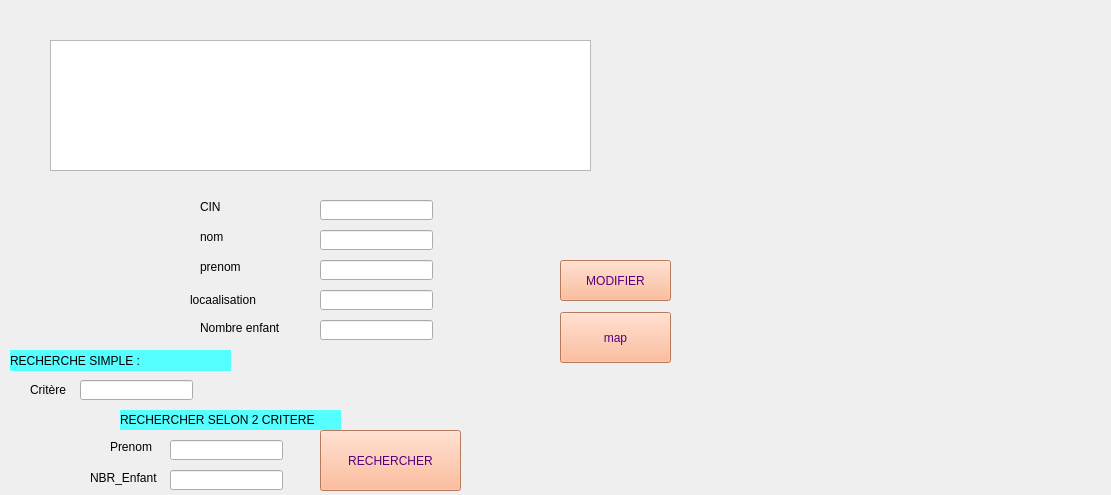
      <widget class="QWidget" name="page_14">
       <property name="geometry">
        <rect>
         <x>0</x>
         <y>0</y>
         <width>1111</width>
         <height>495</height>
        </rect>
       </property>
       <attribute name="label">
        <string>modiffier famille</string>
       </attribute>
       <widget class="QTableView" name="tabfam">
        <property name="geometry">
         <rect>
          <x>50</x>
          <y>40</y>
          <width>541</width>
          <height>131</height>
         </rect>
        </property>
       </widget>
       <widget class="QLineEdit" name="m1">
        <property name="geometry">
         <rect>
          <x>320</x>
          <y>200</y>
          <width>113</width>
          <height>20</height>
         </rect>
        </property>
       </widget>
       <widget class="QLineEdit" name="m2">
        <property name="geometry">
         <rect>
          <x>320</x>
          <y>230</y>
          <width>113</width>
          <height>20</height>
         </rect>
        </property>
       </widget>
       <widget class="QLineEdit" name="m3">
        <property name="geometry">
         <rect>
          <x>320</x>
          <y>260</y>
          <width>113</width>
          <height>20</height>
         </rect>
        </property>
       </widget>
       <widget class="QLineEdit" name="m4">
        <property name="geometry">
         <rect>
          <x>320</x>
          <y>290</y>
          <width>113</width>
          <height>20</height>
         </rect>
        </property>
       </widget>
       <widget class="QLineEdit" name="m5">
        <property name="geometry">
         <rect>
          <x>320</x>
          <y>320</y>
          <width>113</width>
          <height>20</height>
         </rect>
        </property>
       </widget>
       <widget class="QPushButton" name="pb_modifier">
        <property name="geometry">
         <rect>
          <x>560</x>
          <y>260</y>
          <width>111</width>
          <height>41</height>
         </rect>
        </property>
        <property name="styleSheet">
         <string notr="true">color: rgb(85, 0, 127);
background-color: rgb(255, 170, 127);
font: 75 12pt &quot;MS Shell Dlg 2&quot;;</string>
        </property>
        <property name="text">
         <string>MODIFIER</string>
        </property>
       </widget>
       <widget class="QLabel" name="label_7">
        <property name="geometry">
         <rect>
          <x>200</x>
          <y>200</y>
          <width>47</width>
          <height>14</height>
         </rect>
        </property>
        <property name="text">
         <string>CIN</string>
        </property>
       </widget>
       <widget class="QLabel" name="label_8">
        <property name="geometry">
         <rect>
          <x>200</x>
          <y>230</y>
          <width>47</width>
          <height>14</height>
         </rect>
        </property>
        <property name="text">
         <string>nom</string>
        </property>
       </widget>
       <widget class="QLabel" name="label_9">
        <property name="geometry">
         <rect>
          <x>200</x>
          <y>260</y>
          <width>47</width>
          <height>14</height>
         </rect>
        </property>
        <property name="text">
         <string>prenom</string>
        </property>
       </widget>
       <widget class="QLabel" name="label_10">
        <property name="geometry">
         <rect>
          <x>190</x>
          <y>290</y>
          <width>101</width>
          <height>20</height>
         </rect>
        </property>
        <property name="text">
         <string>locaalisation</string>
        </property>
       </widget>
       <widget class="QLabel" name="label_11">
        <property name="geometry">
         <rect>
          <x>200</x>
          <y>320</y>
          <width>91</width>
          <height>16</height>
         </rect>
        </property>
        <property name="text">
         <string>Nombre enfant</string>
        </property>
       </widget>
       <widget class="QLineEdit" name="rech">
        <property name="geometry">
         <rect>
          <x>80</x>
          <y>380</y>
          <width>113</width>
          <height>20</height>
         </rect>
        </property>
        <property name="text">
         <string/>
        </property>
       </widget>
       <widget class="QPushButton" name="map">
        <property name="geometry">
         <rect>
          <x>560</x>
          <y>312</y>
          <width>111</width>
          <height>51</height>
         </rect>
        </property>
        <property name="styleSheet">
         <string notr="true">color: rgb(85, 0, 127);
background-color: rgb(255, 170, 127);
font: 75 12pt &quot;MS Shell Dlg 2&quot;;
</string>
        </property>
        <property name="text">
         <string>map</string>
        </property>
       </widget>
       <widget class="QLabel" name="label_13">
        <property name="geometry">
         <rect>
          <x>30</x>
          <y>380</y>
          <width>41</width>
          <height>20</height>
         </rect>
        </property>
        <property name="text">
         <string>Critère</string>
        </property>
       </widget>
       <widget class="QWidget" name="widget_2" native="true">
        <property name="geometry">
         <rect>
          <x>830</x>
          <y>80</y>
          <width>241</width>
          <height>251</height>
         </rect>
        </property>
        <property name="styleSheet">
         <string notr="true">border-image: url(:/new/prefix1/pngegg (2).png);</string>
        </property>
       </widget>
       <widget class="QPushButton" name="cin">
        <property name="geometry">
         <rect>
          <x>320</x>
          <y>430</y>
          <width>141</width>
          <height>61</height>
         </rect>
        </property>
        <property name="styleSheet">
         <string notr="true">color: rgb(85, 0, 127);
background-color: rgb(255, 170, 127);
font: 75 12pt &quot;MS Shell Dlg 2&quot;;</string>
        </property>
        <property name="text">
         <string>RECHERCHER</string>
        </property>
       </widget>
       <widget class="QLineEdit" name="prenom">
        <property name="geometry">
         <rect>
          <x>170</x>
          <y>440</y>
          <width>113</width>
          <height>20</height>
         </rect>
        </property>
       </widget>
       <widget class="QLineEdit" name="cinn">
        <property name="geometry">
         <rect>
          <x>170</x>
          <y>470</y>
          <width>113</width>
          <height>20</height>
         </rect>
        </property>
       </widget>
       <widget class="QLabel" name="label_18">
        <property name="geometry">
         <rect>
          <x>90</x>
          <y>470</y>
          <width>71</width>
          <height>16</height>
         </rect>
        </property>
        <property name="text">
         <string>NBR_Enfant</string>
        </property>
       </widget>
       <widget class="QLabel" name="label_19">
        <property name="geometry">
         <rect>
          <x>110</x>
          <y>440</y>
          <width>47</width>
          <height>14</height>
         </rect>
        </property>
        <property name="text">
         <string>Prenom</string>
        </property>
       </widget>
       <widget class="QLabel" name="label_20">
        <property name="geometry">
         <rect>
          <x>120</x>
          <y>410</y>
          <width>221</width>
          <height>20</height>
         </rect>
        </property>
        <property name="styleSheet">
         <string notr="true">font: 75 10pt &quot;MS Shell Dlg 2&quot;;
background-color: rgb(85, 255, 255);</string>
        </property>
        <property name="text">
         <string>RECHERCHER SELON 2 CRITERE</string>
        </property>
       </widget>
       <widget class="QLabel" name="label_21">
        <property name="geometry">
         <rect>
          <x>10</x>
          <y>350</y>
          <width>221</width>
          <height>21</height>
         </rect>
        </property>
        <property name="styleSheet">
         <string notr="true">font: 75 10pt &quot;MS Shell Dlg 2&quot;;
background-color: rgb(85, 255, 255);
</string>
        </property>
        <property name="text">
         <string>RECHERCHE SIMPLE :</string>
        </property>
       </widget>
       <widget class="QWidget" name="widget_4" native="true">
        <property name="geometry">
         <rect>
          <x>10</x>
          <y>430</y>
          <width>71</width>
          <height>51</height>
         </rect>
        </property>
        <property name="styleSheet">
         <string notr="true">image: url(:/new/prefix1/pngwing.com.png);</string>
        </property>
       </widget>
      </widget>
